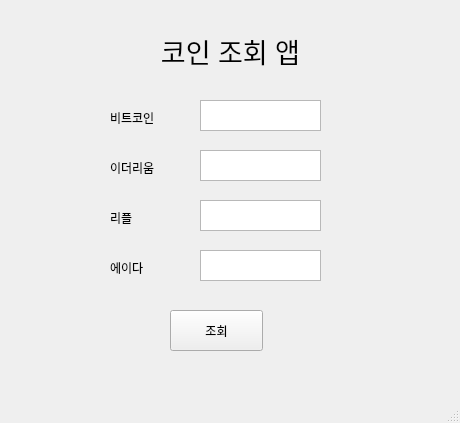
<?xml version="1.0" encoding="UTF-8"?>
<ui version="4.0">
 <class>MainWindow</class>
 <widget class="QMainWindow" name="MainWindow">
  <property name="geometry">
   <rect>
    <x>0</x>
    <y>0</y>
    <width>460</width>
    <height>423</height>
   </rect>
  </property>
  <property name="windowTitle">
   <string>MainWindow</string>
  </property>
  <widget class="QWidget" name="centralwidget">
   <widget class="QLabel" name="label">
    <property name="geometry">
     <rect>
      <x>10</x>
      <y>10</y>
      <width>441</width>
      <height>81</height>
     </rect>
    </property>
    <property name="font">
     <font>
      <pointsize>20</pointsize>
     </font>
    </property>
    <property name="text">
     <string>코인 조회 앱</string>
    </property>
    <property name="alignment">
     <set>Qt::AlignCenter</set>
    </property>
   </widget>
   <widget class="QPushButton" name="pushButton">
    <property name="geometry">
     <rect>
      <x>170</x>
      <y>310</y>
      <width>93</width>
      <height>41</height>
     </rect>
    </property>
    <property name="text">
     <string>조회</string>
    </property>
   </widget>
   <widget class="QTextBrowser" name="textBrowser">
    <property name="geometry">
     <rect>
      <x>200</x>
      <y>100</y>
      <width>121</width>
      <height>31</height>
     </rect>
    </property>
   </widget>
   <widget class="QLabel" name="label_1">
    <property name="geometry">
     <rect>
      <x>110</x>
      <y>110</y>
      <width>64</width>
      <height>15</height>
     </rect>
    </property>
    <property name="text">
     <string>비트코인</string>
    </property>
   </widget>
   <widget class="QLabel" name="label_2">
    <property name="geometry">
     <rect>
      <x>110</x>
      <y>160</y>
      <width>64</width>
      <height>15</height>
     </rect>
    </property>
    <property name="text">
     <string>이더리움</string>
    </property>
   </widget>
   <widget class="QLabel" name="label_4">
    <property name="geometry">
     <rect>
      <x>110</x>
      <y>210</y>
      <width>64</width>
      <height>15</height>
     </rect>
    </property>
    <property name="text">
     <string>리플</string>
    </property>
   </widget>
   <widget class="QLabel" name="label_5">
    <property name="geometry">
     <rect>
      <x>110</x>
      <y>260</y>
      <width>64</width>
      <height>15</height>
     </rect>
    </property>
    <property name="text">
     <string>에이다</string>
    </property>
   </widget>
   <widget class="QTextBrowser" name="textBrowser_2">
    <property name="geometry">
     <rect>
      <x>200</x>
      <y>150</y>
      <width>121</width>
      <height>31</height>
     </rect>
    </property>
   </widget>
   <widget class="QTextBrowser" name="textBrowser_3">
    <property name="geometry">
     <rect>
      <x>200</x>
      <y>200</y>
      <width>121</width>
      <height>31</height>
     </rect>
    </property>
   </widget>
   <widget class="QTextBrowser" name="textBrowser_4">
    <property name="geometry">
     <rect>
      <x>200</x>
      <y>250</y>
      <width>121</width>
      <height>31</height>
     </rect>
    </property>
   </widget>
  </widget>
  <widget class="QMenuBar" name="menubar">
   <property name="geometry">
    <rect>
     <x>0</x>
     <y>0</y>
     <width>460</width>
     <height>26</height>
    </rect>
   </property>
  </widget>
  <widget class="QStatusBar" name="statusbar"/>
 </widget>
 <resources/>
 <connections/>
</ui>
